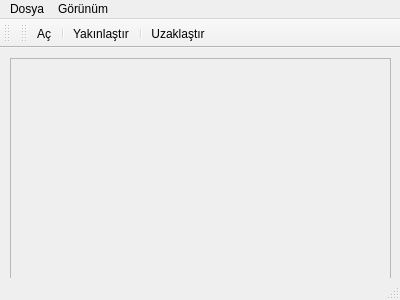
<?xml version="1.0" encoding="UTF-8"?>
<ui version="4.0">
 <class>MainWindow</class>
 <widget class="QMainWindow" name="MainWindow">
  <property name="geometry">
   <rect>
    <x>0</x>
    <y>0</y>
    <width>400</width>
    <height>300</height>
   </rect>
  </property>
  <property name="windowTitle">
   <string>MainWindow</string>
  </property>
  <widget class="QWidget" name="centralWidget">
   <widget class="QScrollArea" name="scrollArea">
    <property name="geometry">
     <rect>
      <x>10</x>
      <y>10</y>
      <width>381</width>
      <height>221</height>
     </rect>
    </property>
    <property name="widgetResizable">
     <bool>true</bool>
    </property>
    <widget class="QWidget" name="scrollAreaWidgetContents">
     <property name="geometry">
      <rect>
       <x>0</x>
       <y>0</y>
       <width>379</width>
       <height>219</height>
      </rect>
     </property>
    </widget>
   </widget>
  </widget>
  <widget class="QMenuBar" name="menuBar">
   <property name="geometry">
    <rect>
     <x>0</x>
     <y>0</y>
     <width>400</width>
     <height>21</height>
    </rect>
   </property>
   <widget class="QMenu" name="menuDosya">
    <property name="title">
     <string>Dosya</string>
    </property>
    <addaction name="actionA"/>
   </widget>
   <widget class="QMenu" name="menuG_r_n_m">
    <property name="title">
     <string>Görünüm</string>
    </property>
    <addaction name="actionYak_nla_t_r"/>
    <addaction name="actionUzakla_t_r"/>
   </widget>
   <addaction name="menuDosya"/>
   <addaction name="menuG_r_n_m"/>
  </widget>
  <widget class="QToolBar" name="mainToolBar">
   <attribute name="toolBarArea">
    <enum>TopToolBarArea</enum>
   </attribute>
   <attribute name="toolBarBreak">
    <bool>false</bool>
   </attribute>
  </widget>
  <widget class="QStatusBar" name="statusBar"/>
  <widget class="QToolBar" name="toolBar">
   <property name="windowTitle">
    <string>toolBar</string>
   </property>
   <attribute name="toolBarArea">
    <enum>TopToolBarArea</enum>
   </attribute>
   <attribute name="toolBarBreak">
    <bool>false</bool>
   </attribute>
   <addaction name="actionA"/>
   <addaction name="separator"/>
   <addaction name="actionYak_nla_t_r"/>
   <addaction name="separator"/>
   <addaction name="actionUzakla_t_r"/>
  </widget>
  <action name="actionA">
   <property name="text">
    <string>Aç</string>
   </property>
  </action>
  <action name="actionYak_nla_t_r">
   <property name="text">
    <string>Yakınlaştır</string>
   </property>
  </action>
  <action name="actionUzakla_t_r">
   <property name="text">
    <string>Uzaklaştır</string>
   </property>
  </action>
 </widget>
 <layoutdefault spacing="6" margin="11"/>
 <resources/>
 <connections/>
</ui>
